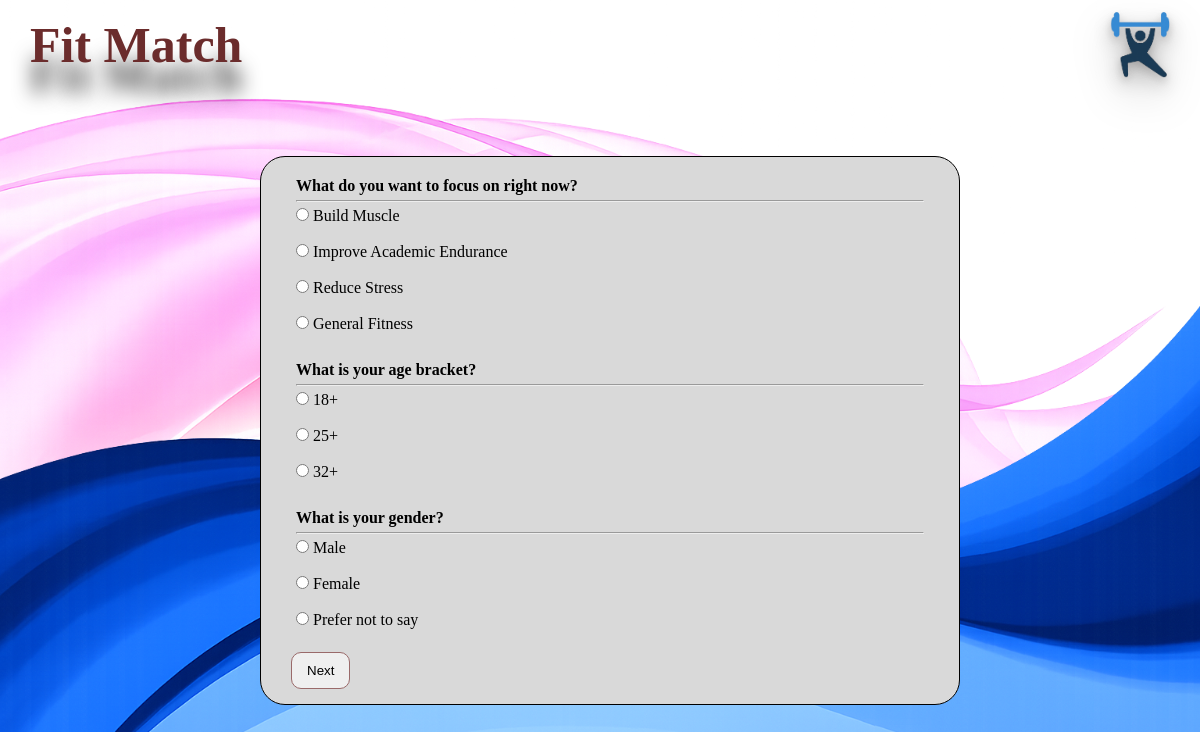
Screenshot of /survey/ with the database file from the repository.
### survey/models.py (models this page shows)
class Question(models.Model):
    question = models.CharField(max_length=300)

class Choice(models.Model):
    question = models.ForeignKey(Question, on_delete=models.CASCADE, related_name="choices")
    text = models.CharField(max_length=200)

### survey/views.py (the view, shortened to what this page needs)
# urls.py: path('survey/', s.surveyView, name='survey'),
def surveyView(request):
    questions = Question.objects.prefetch_related("choices").all()
    paginator = Paginator(questions, 3)
    if request.method == "GET":
        page_number = request.GET.get("page", 1)
        page_obj = paginator.get_page(1)
        request.session["answers"] = []
        request.session["survey_complete"] = False
        return render(request, "survey.html", {
            "page_obj": page_obj,
            "page_number": page_number
        })

### survey/templates/survey.html (shortened to what this page needs)
{% load static %}
<!DOCTYPE html>
<html lang="en">
<head>
    <link rel="stylesheet" href="{% static 'css/login.css' %}">
    <link rel="stylesheet" href="{% static 'css/survey.css' %}">
</head>
<body>
    <div class="topBar">
        <h1 class="topBarTitle">Fit Match</h1>
        <img src="{% static 'images/Fitmatch-logo.png'%}" class="topBarLogo">
    </div>
    <div class="survey-container">
        {% include './components/questions.html' %}
    </div>
</body>
</html>

### survey/templates/components/questions.html (shortened to what this page needs)
<form method="post" class="survey_form">
       {% for question in page_obj %}
       <div class="survey_question">
              <div><strong>{{ question.question }}</strong></div>
              <hr style="margin: 5px 0"/>
              {% for choice in question.choices.all %}
              <div class="survey_choice">
              <input type="radio"
                     name="question_{{question.id}}"
                     value="{{choice.text}}"
                     {% if forloop.first %}required{% endif %}>
              {{choice.text}}
              </div>
              <br>
              {% endfor %}
       </div>
       {% endfor %}
       <div>
              {% if page_obj.has_next %}
              <button type="submit" class="surveyNextBtn">Next</button>
              {% else %}
              <button type="submit" class="surveyNextBtn">Submit Survey</button>
              {% endif %}
       </div>
</form>

### authentication/static/css/login.css (style rules this page uses)
* { margin: 0; padding: 0; box-sizing: border-box; }
body { height: 100vh; background-image: url('/static/images/Blue-swoosh.png'), url('/static/images/Pink-swoosh.png'); background-size:cover; overflow:hidden; }

### survey/static/css/survey.css (style rules this page uses)
.survey_form { width: 700px; background-color: #d9d9d9; border-radius: 25px; padding: 15px 30px; border: 1px solid black; z-index: 100; }
.survey_question { padding: 5px; display: flex; flex-direction: column; }
.surveyNextBtn { border: 1px solid #9a6a6a; border-radius: 10px; padding: 10px 15px; }
.topBar { z-index: 1000; height: 90px; width: 100%; display: flex; justify-content: space-between; align-items: center; padding: 0 30px; }
.topBarTitle { margin:0; font-size: 50px; text-shadow: 0px 30px 20px rgba(0, 0, 0, 0.774); color: #6b2c2c; z-index: 3; font-family: serif; }
.topBarLogo { width: 60px; z-index: 3; filter: drop-shadow(0 4px 4px rgba(74, 70, 70, 0.25)) drop-shadow(0 8px 10px rgba(0, 0, 0, 0.25)) drop-shadow(0 16px 20px rgba(0, 0, 0, 0.2)); }
.survey-container { margin: auto 10px; position: relative; width: 100%; height: 85%; font-family: Georgia, serif; display:flex; justify-content: center; align-items: center; flex-direction: column; row-gap: 10px; }

### rows the page displays
Question: question "What do you want to focus on right now?"
Choice: text "Build Muscle"
Choice: text "Improve Academic Endurance"
Choice: text "Reduce Stress"
Choice: text "General Fitness"
Question: question "What is your age bracket?"
Choice: text "18+"
Choice: text "25+"
Choice: text "32+"
Question: question "What is your gender?"
Choice: text "Male"
Choice: text "Female"
Choice: text "Prefer not to say"
